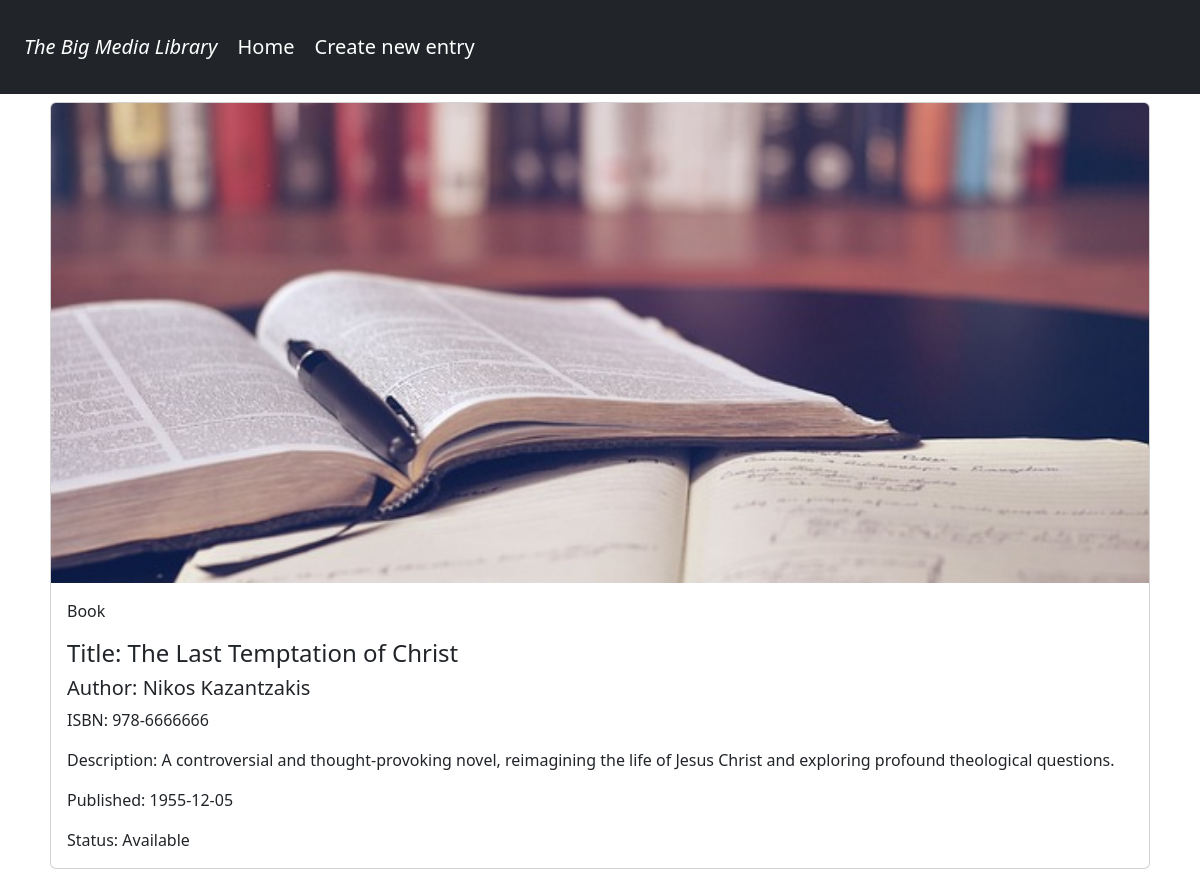
The app's page /details.php?id=2 with its own data.
### tables this page shows
CREATE TABLE `media_biglibrary` (
  `id` int(11) NOT NULL,
  `title` varchar(255) NOT NULL,
  `picture` varchar(255) DEFAULT NULL,
  `isbn_code` varchar(15) DEFAULT NULL,
  `short_description` varchar(255) DEFAULT NULL,
  `type` varchar(50) NOT NULL,
  `status` varchar(50) DEFAULT NULL,
  `author_first_name` varchar(255) DEFAULT NULL,
  `author_last_name` varchar(255) DEFAULT NULL,
  `publisher_name` varchar(255) DEFAULT NULL,
  `publisher_address` varchar(255) DEFAULT NULL,
  `publish_date` date DEFAULT NULL
);

### details.php (the view, shortened to what this page needs)
<?php
require_once 'components/db_connect.php';
if(isset($_GET["id"]) && !empty($_GET["id"])){
$sql = "SELECT * FROM `media_biglibrary` WHERE `id` = $_GET[id]";
$result = mysqli_query($connect,$sql);
$detCard = "";
if(mysqli_num_rows($result) > 0){
    $row = mysqli_fetch_all($result, MYSQLI_ASSOC);
        $detCard .= "
        <div class='p-2'>
        <div class='card h-100'>
        <img src= assets/{$row[0]["picture"]} class='card-img-top object-fit-cover' style='height:30rem' alt='image cover'>
        <div class='card-body'>
          <p class='card-text'>{$row[0]["type"]}</p>
          <h4 class='card-title'>Title: {$row[0]["title"]}</h4>
          <h5 class='card-title'>Author: {$row[0]["author_first_name"]} {$row[0]["author_last_name"]}</h5>
          <p class='card-text'>ISBN: {$row[0]["isbn_code"]}</p>
          <p class='card-text'>Description: {$row[0]["short_description"]}</p>
          <p class='card-text'>Published: {$row[0]["publish_date"]}</p>
          <p class='card-text'>Status: {$row[0]["status"]}</p>
        </div>
      </div>
      </div>
        ";
}
};
?>
<!DOCTYPE html>
<html lang="en">
<head>
    <link href="https://cdn.jsdelivr.net/npm/bootstrap@5.3.2/dist/css/bootstrap.min.css" rel="stylesheet">
</head>
<body>
<?php require_once 'components/navbar.php';?>
<div class="container">
    <?= $detCard ?>
</div>
</body>
</html>

### records on screen
media_biglibrary: picture (picture), type "Book", title "The Last Temptation of Christ", author_first_name "Nikos", author_last_name "Kazantzakis", isbn_code "978-6666666", short_description "A controversial and thought-provoking novel, reimagining the life of Jesus Christ and exploring profound theological questions.", publish_date "1955-12-05", status "Available"
